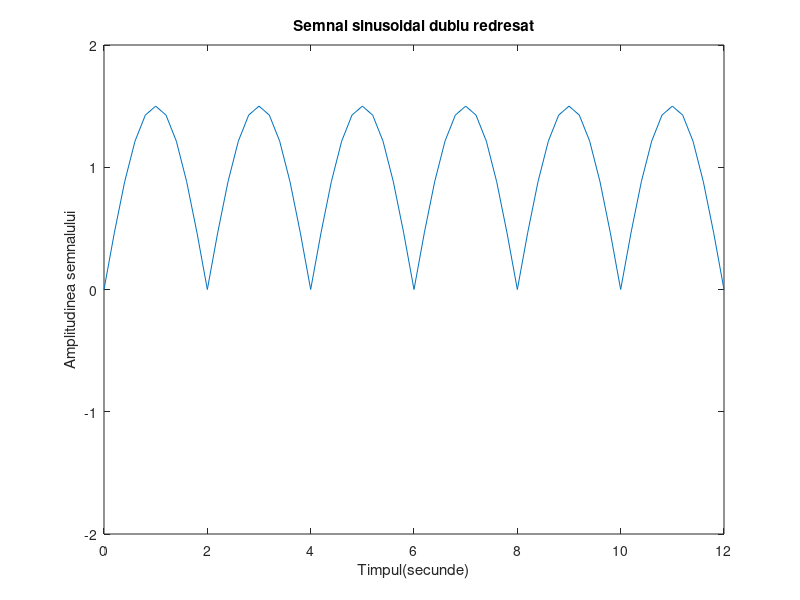

Reproduce this figure in MATLAB.
t=0:0.2:12;
%200ms
x=1.5*abs(sin(0.5*pi*t));
%->Vom folosi functia plot pentru a genera grafice cu parametrii t si x
plot(t,x)
%->Folosim functia axis pentru a delimita spectrele de valori ale graficului generat de plot pentru a se incadra corespunzator in parametri
axis([0 12 -2 2])
%->Acum graficul se va intinde de la 0 la 12 pe Ox si de a -2 la 2 pe Oy
%Am denumit axa Ox
xlabel('Timpul(secunde)')
%Am denumit axa Oy
ylabel('Amplitudinea semnalului')
title('Semnal sinusoidal dublu redresat')
